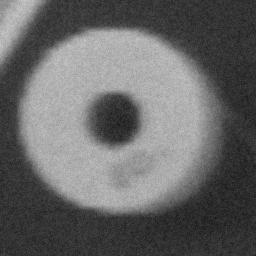
#> input picture taller2/imagenes/RONDELLE.png, 256 x 256 px
$ jupyter execute umbralizacion_doble.ipynb
#> lines starting #> are read from the running program, lines starting #| are printed output that depends on the picture; after the words box and inside, x2 and y2 are one past the last pixel; in counts of white or black regions, pixels touching at a corner belong together
# Taller 2: operaciones de transformación del histograma

## Cargue y visualice las imágenes de trabajo.

[cell 1]
PATH = './imagenes/'

[cell 2]
import cv2
import matplotlib.pyplot as plt

imagen_RONDELLE = cv2.imread(PATH + 'RONDELLE.png', cv2.IMREAD_GRAYSCALE)
#> imagen_RONDELLE is the input picture: shape (256, 256); min 25, max 203, mean 102.6
plt.imshow(imagen_RONDELLE, cmap='gray')
plt.title('Imagen Rondelle')
plt.show()

imagen_ANGIO = cv2.imread(PATH + 'ANGIO.png', cv2.IMREAD_GRAYSCALE)
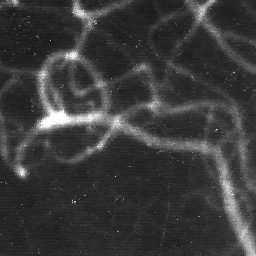
#> input picture taller2/imagenes/ANGIO.png, 256 x 256 px
#> imagen_ANGIO is the input picture: shape (256, 256); min 20, max 255, mean 58.9
plt.imshow(imagen_ANGIO, cmap='gray')
plt.title('Imagen Angio')
plt.show()

## Se desea aplicar una umbralización doble de tal manera que la imagen resultante debe contener tres clases, cuyos niveles de gris son 0, 128 y 255 respectivamente. Para esto debe utilizar las funciones de umbralización simple y umbralización doble.

Iniciamos visualizando los histogramas originales.

[cell 3]
hist_RONDELLE = cv2.calcHist([imagen_RONDELLE], [0], None, [256], [0, 256])
#> hist_RONDELLE = 256 values, max 1541 at index 52, min 0 at index 0, mean 256
hist_ANGIO = cv2.calcHist([imagen_ANGIO], [0], None, [256], [0, 256])
#> hist_ANGIO = 256 values, max 3291 at index 39, min 0 at index 0, mean 256
plt.plot(hist_RONDELLE)
plt.title('Histograma de la imagen Rondelle')
plt.show()
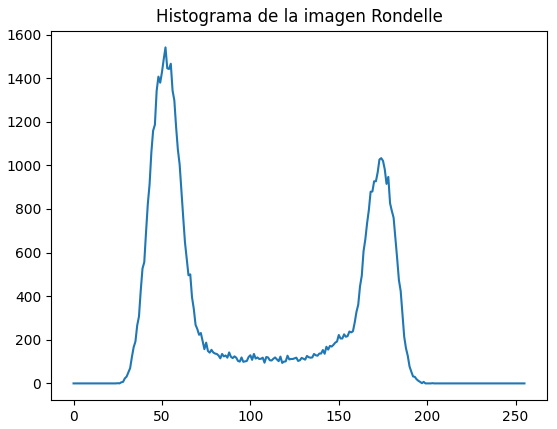
#> figure drawn by matplotlib, 1 panel; curve peaks at x = 52, y = 1541
plt.plot(hist_ANGIO)
plt.title('Histograma de la imagen Angio')
plt.show()
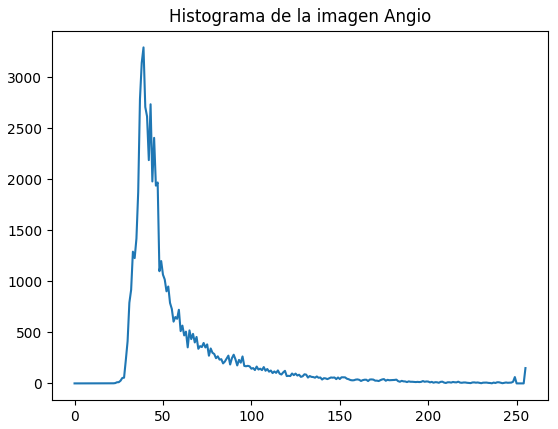
#> figure drawn by matplotlib, 1 panel; curve peaks at x = 39, y = 3291

Utilizamos la umbralización simple y la umbralización doble para obtener una imagen resultante con tres clases (0, 128, 255). Se mapean los valores de la siguiente forma:
- **Clase 0**: píxeles < S1 → valor 0
- **Clase 1**: píxeles entre S1 y S2 → valor 128
- **Clase 2**: píxeles > S2 → valor 255

[cell 4]
import numpy as np

def umbralizacion_doble(imagen, S1, S2):
    # Clase 0 (≤ S1) → 0 (ya está en la imagen3clases)
#> called with S1 = 70, S2 = 140
    imagen_3clases = np.zeros_like(imagen)
    # Clase 1 (entre S1 y S2) → 128, usando inRange
    mascara_media = cv2.inRange(imagen, S1, S2)
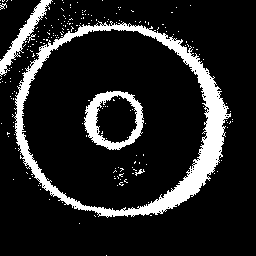
#> mascara_media: shape (256, 256); 13.7% white; 204 white regions (198 under 20 px), largest, box (x1, y1, x2, y2) and area: (14, 21, 231, 218) 6451, (84, 91, 144, 150) 1293, (0, 0, 53, 77) 819, (135, 169, 145, 176) 26, (0, 3, 7, 10) 21, (28, 34, 36, 43) 21
    imagen_3clases[mascara_media == 255] = 128
    # Clase 2 (> S2) → 255, usando threshold
    _, mascara_alta = cv2.threshold(imagen, S2, 255, cv2.THRESH_BINARY)
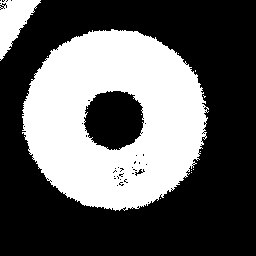
#> mascara_alta: shape (256, 256); 37.1% white; 13 white regions (11 under 20 px), largest, box (x1, y1, x2, y2) and area: (22, 29, 209, 211) 23032, (0, 0, 41, 61) 1249
    imagen_3clases[mascara_alta == 255] = 255
    return imagen_3clases

La función `umbralizacion_doble` inicia definiendo una imagen resultado `imagen_3clases` con el mismo tamaño que la imagen de entrada, pero inicializada a cero (clase 0). Luego, se crean dos máscaras: `mascara_media` para los píxeles entre S1 y S2, y `mascara_alta` para los píxeles mayores a S2. La función asigna el valor 128 a los píxeles que cumplen la condición de la máscara media y el valor 255 a los píxeles que cumplen la condición de la máscara alta. Finalmente, devuelve la imagen resultante con las tres clases.

## Aplique esta umbralización doble sobre las imágenes de trabajo rondelle.png y angio.png, utilizando como umbrales bajo y alto los valores 70 y 140 respectivamente. Visualice el resultado.

[cell 5]
imagen_RONDELLE_umbralizada = umbralizacion_doble(imagen_RONDELLE, 70, 140)
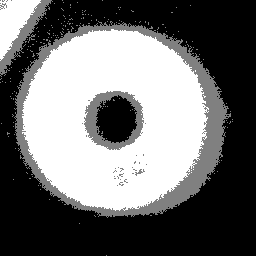
#> imagen_RONDELLE_umbralizada: shape (256, 256); min 0, max 255, mean 112
imagen_ANGIO_umbralizada = umbralizacion_doble(imagen_ANGIO, 70, 140)
#> call 2 of umbralizacion_doble, with S1 = 70, S2 = 140
#> in umbralizacion_doble (call 2), `mascara_media = cv2.inRange(imagen, S1, S2)`:
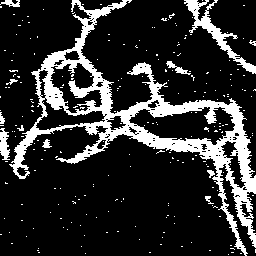
#> mascara_media: shape (256, 256); 18% white; 235 white regions (223 under 20 px), largest, box (x1, y1, x2, y2) and area: (9, 0, 256, 256) 9741, (184, 0, 256, 74) 947, (0, 128, 10, 160) 215
#> in umbralizacion_doble (call 2), `_, mascara_alta = cv2.threshold(imagen, S2, 255, cv2.THRESH_BINARY)`:
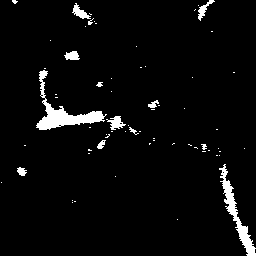
#> mascara_alta: shape (256, 256); 3.9% white; 65 white regions (53 under 20 px), largest, box (x1, y1, x2, y2) and area: (36, 70, 107, 130) 1009, (219, 164, 256, 256) 724, (106, 116, 126, 130) 141
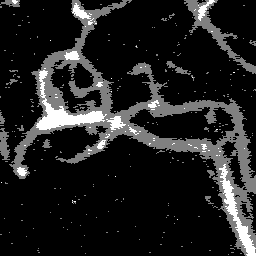
#> imagen_ANGIO_umbralizada: shape (256, 256); min 0, max 255, mean 33.1

fig, axs = plt.subplots(2, 2, figsize=(14, 10))
axs[0, 0].imshow(imagen_RONDELLE, cmap='gray')
axs[0, 0].set_title('Imagen Rondelle original')
axs[0, 1].imshow(imagen_RONDELLE_umbralizada, cmap='gray')
axs[0, 1].set_title('Imagen Rondelle umbralizada')
axs[1, 0].imshow(imagen_ANGIO, cmap='gray')
axs[1, 0].set_title('Imagen Angio original')
axs[1, 1].imshow(imagen_ANGIO_umbralizada, cmap='gray')
axs[1, 1].set_title('Imagen Angio umbralizada')
plt.show()

[cell 6]
fig, axs = plt.subplots(2, 2, figsize=(14, 10))
axs[0, 0].plot(hist_RONDELLE)
axs[0, 0].set_title('Histograma de la imagen Rondelle')
axs[0, 1].plot(cv2.calcHist([imagen_RONDELLE_umbralizada.astype('uint8')], [0], None, [256], [0, 256]))
axs[0, 1].set_title('Histograma de la imagen Rondelle umbralizada')
axs[1, 0].plot(hist_ANGIO)
axs[1, 0].set_title('Histograma de la imagen Angio')
axs[1, 1].plot(cv2.calcHist([imagen_ANGIO_umbralizada.astype('uint8')], [0], None, [256], [0, 256]))
axs[1, 1].set_title('Histograma de la imagen Angio umbralizada')
plt.show()
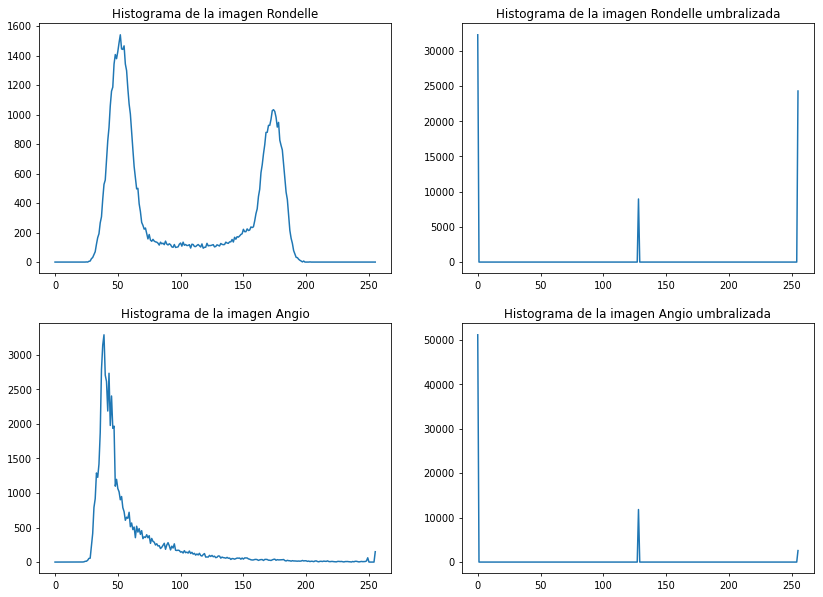
#> figure drawn by matplotlib, 4 panels; panel 1: curve peaks at x = 52, y = 1541; panel 2: curve peaks at x = 0, y = 32278; panel 3: curve peaks at x = 39, y = 3291; panel 4: curve peaks at x = 0, y = 51131
